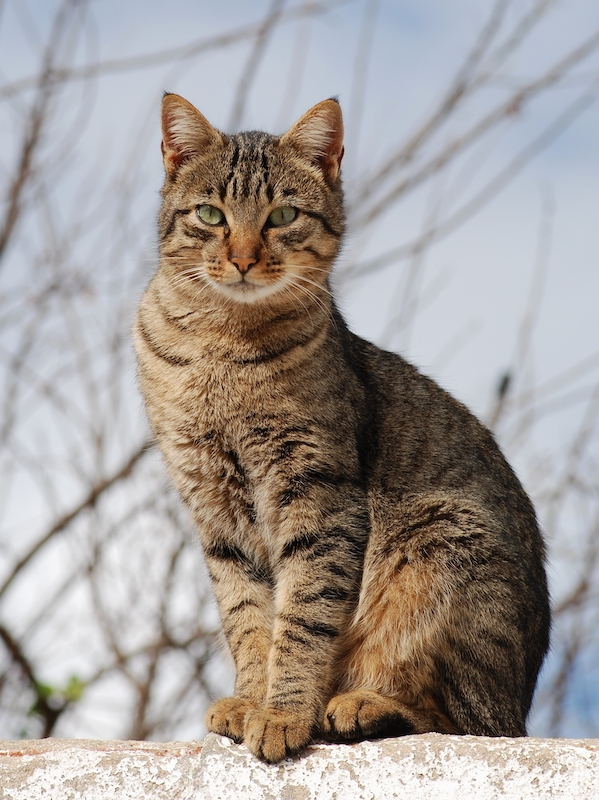
#> input picture test_im.jpg, 599 x 800 px, found by its file name
$ python ejercicio2.py
#> lines starting #> are read from the running program, lines starting #| are printed output that depends on the picture
import cv2 as cv
import numpy as np

imgcat = cv.imread('test_im.jpg')
#> imgcat is the input picture: shape (800, 599, 3); mean B, G, R 151, 155.2, 162.4
dia = cv.imread('day.jpg')
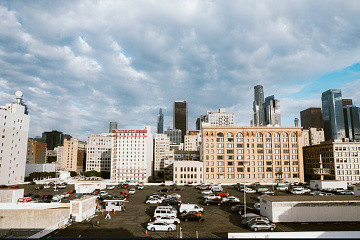
#> input picture day.jpg, 360 x 240 px, found by its file name
#> dia is the input picture: shape (240, 360, 3); mean B, G, R 159, 158.1, 154
noche = cv.imread('night.jpg')
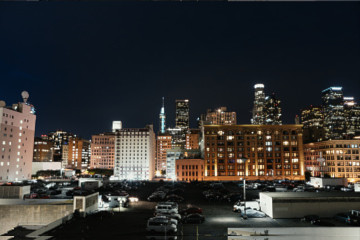
#> input picture night.jpg, 360 x 240 px, found by its file name
#> noche is the input picture: shape (240, 360, 3); mean B, G, R 49.8, 51.2, 52.2

def show_im(img):
    cv.imshow('Window', img)
    cv.waitKey(0)

def brillo_contraste(img, gain, bias):
#> called with gain = 1.5, bias = 0.2
    return (img * gain) + bias

def mezcla_lineal(img1, img2, alpha):
    img1 = np.array(img1)
    img2 = np.array(img2)
    return ((1-alpha)*img1) + (img2*alpha)

def correccion_gamma(image, gamma=1.0):
#> called with gamma = 2
    gamma_corr = image / 255.0
    gamma_corr = np.power(gamma_corr, gamma)
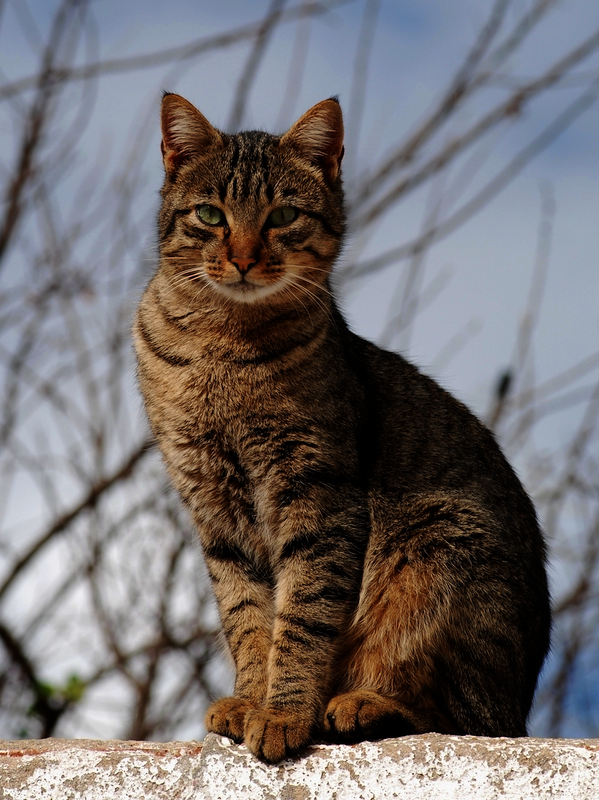
#> gamma_corr: shape (800, 599, 3) float64; mean B, G, R 0.43, 0.429, 0.452
    gamma_corr = np.uint8(gamma_corr * 255)

    return gamma_corr


brillo_contras = brillo_contraste(imgcat, 1.5, 0.2)
mezcla_lin = mezcla_lineal(dia, noche, 0)
correcion_gam = correccion_gamma(imgcat, 2)
show_im(brillo_contras)
#> in show_im, `cv.imshow('Window', img)`:
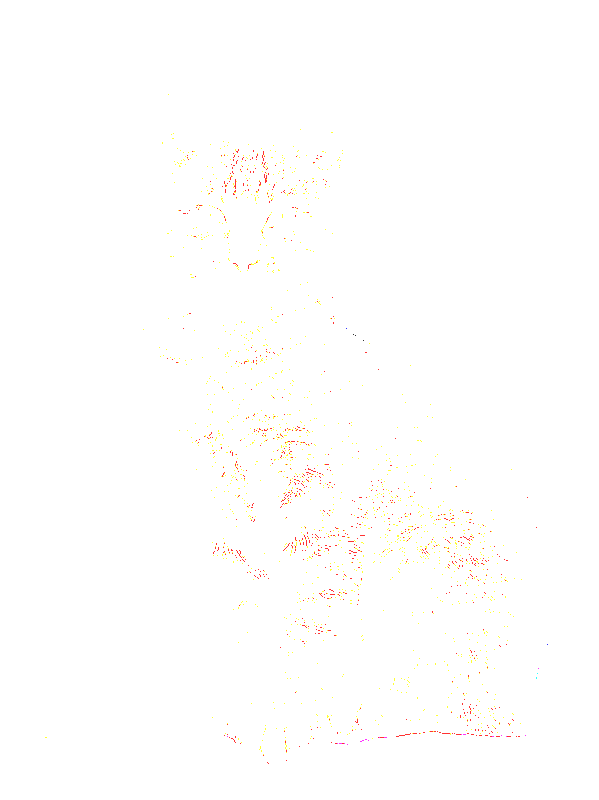
#> window 'Window': shape (800, 599, 3); mean B, G, R 253.7, 254.5, 255
show_im(mezcla_lin)
show_im(correcion_gam)
